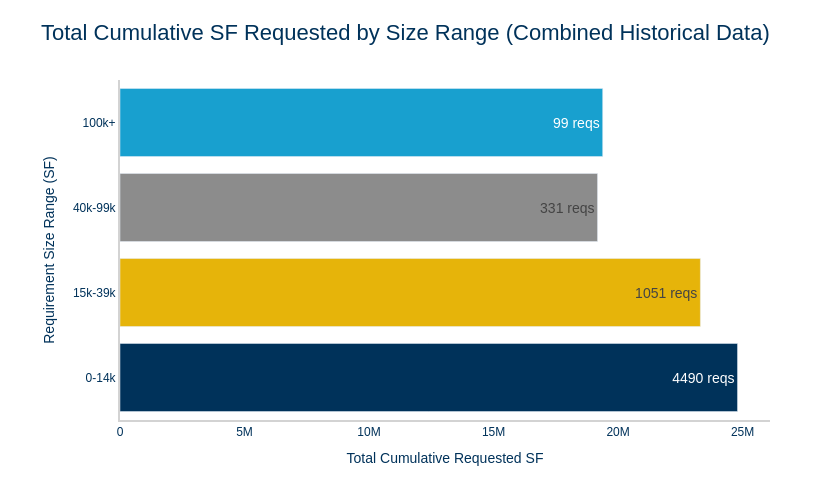

Notebook source saved alongside this figure:
### Markdown cell above
## Chart 4: Requirements by Size Range

### Code cell
# Define size binsbins = [0, 14000, 40000, 100000, float('inf')]labels = ['0-14k', '15k-39k', '40k-99k', '100k+']df_combined['size_range'] = pd.cut(df_combined['sf_avg'], bins=bins, labels=labels, right=False)size_group = df_combined.groupby('size_range', observed=False).agg(    total_sf=('sf_avg', 'sum'),    count=('sf_avg', 'count')).reset_index()size_group['size_range'] = pd.Categorical(size_group['size_range'], categories=labels, ordered=True)size_group = size_group.sort_values('size_range').reset_index(drop=True)fig4 = go.Figure(    data=[        go.Bar(            y=size_group['size_range'],            x=size_group['total_sf'],            orientation='h',            marker_color=AQUILA_COLORS[:len(size_group)],            text=size_group['count'],            texttemplate='%{text} reqs',            textposition='inside',            textfont=dict(family=AQUILA_FONT, size=14),            hovertemplate=(                'Size Range: %{y}<br>'                'Total SF: %{x:,.0f}<br>'                'Count: %{text}<extra></extra>'            ),        )    ])fig4.update_layout(    title={        'text': 'Total Cumulative SF Requested by Size Range (Combined Historical Data)',        'font': dict(family=AQUILA_FONT, size=22, color=AQUILA_COLORS[0])    },    xaxis=dict(        title='Total Cumulative Requested SF',        showgrid=True,        showline=True,        linecolor='lightgrey',        linewidth=2    ),    yaxis=dict(        title='Requirement Size Range (SF)',        showline=True,        linecolor='lightgrey',        linewidth=2    ),    font=dict(family=AQUILA_FONT, size=12, color=AQUILA_COLORS[0]),    plot_bgcolor=COLORS['background'],    paper_bgcolor=COLORS['background'],    width=820,    height=500,    margin=dict(t=80, b=80, l=120, r=50))fig4.write_html('charts/office/requirements_by_size_range.html')print('✓ Saved charts/office/requirements_by_size_range.html')fig4.show()

### Figure 1 — Plotly figure (JSON) as saved in the notebook; plotly's stock layout.template omitted (floating-point values rounded to 4 significant figures)
{"data": [{"hovertemplate": "Size Range: %{y}<br>Total SF: %{x:,.0f}<br>Count: %{text}<extra></extra>", "marker": {"color": ["#00325a", "#e6b40a", "#8c8c8c", "#18a0CF"]}, "orientation": "h", "text": [4490, 1051, 331, 99], "textfont": {"family": "Futura LT Pro, Futura, Arial, sans-serif", "size": 14}, "textposition": "inside", "texttemplate": "%{text} reqs", "type": "bar", "x": [24800000.0, 23305350, 19176000, 19382500], "y": ["0-14k", "15k-39k", "40k-99k", "100k+"]}], "layout": {"font": {"color": "#00325a", "family": "Futura LT Pro, Futura, Arial, sans-serif", "size": 12}, "height": 500, "margin": {"b": 80, "l": 120, "r": 50, "t": 80}, "paper_bgcolor": "#FFFFFF", "plot_bgcolor": "#FFFFFF", "title": {"font": {"color": "#00325a", "family": "Futura LT Pro, Futura, Arial, sans-serif", "size": 22}, "text": "Total Cumulative SF Requested by Size Range (Combined Historical Data)"}, "width": 820, "xaxis": {"linecolor": "lightgrey", "linewidth": 2, "showgrid": true, "showline": true, "title": {"text": "Total Cumulative Requested SF"}}, "yaxis": {"linecolor": "lightgrey", "linewidth": 2, "showline": true, "title": {"text": "Requirement Size Range (SF)"}}}}
